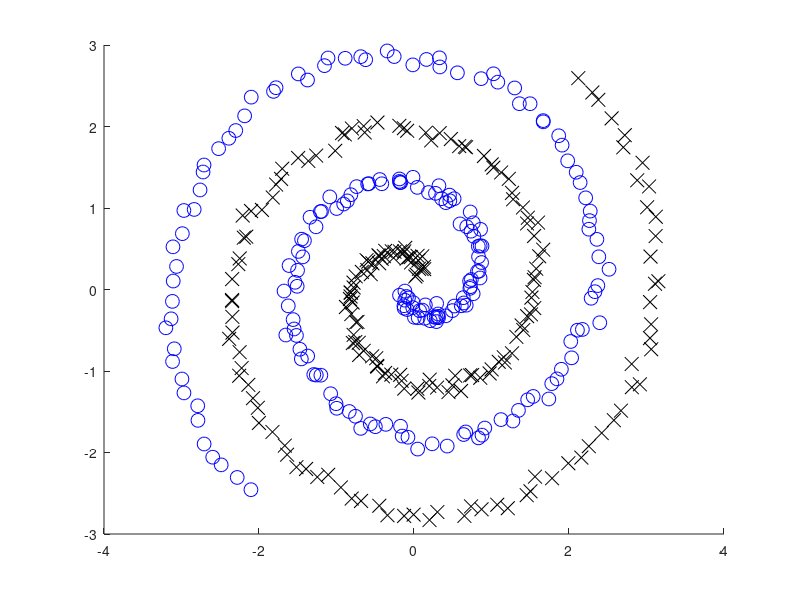

The MATLAB script that drew this image:
function [data,labels,R]=util_makeTrainData2(sig)
%% function [data,labels,observed,R]=makeTrainData2(O)
% Make a spiral dataset.
% Input:
%   Sig: Noise level in data (optional).
% Output:
%	data:  Actual 2d dataset.
%	labels: Labels for each point.
%	R: Region of space over which the dataset covers. For later plotting utils.
if(nargin==0)
    sig=0.05;
end
Neg_c = 200;    %Num points / class.
Neg = 400;      %Total num points.
N_c = 2;        %Num class.
data = zeros(Neg,N_c);
labels = zeros(Neg,1);

figure(1); clf; set(gcf,'Name','Training Data'); hold on;
R = 0.25;       %Radius.
a = 0; b = 0;   %Center.
%sig=0.05;       %Amount of noise.
idx = 1;
d = 4*pi/Neg_c; %Increment.
o=15;           %Offset to avoid a very complicated centre region.
%Difficulty depends alot on how far we start into the center.
for t = o*d:d:(Neg_c+(o-1))*d
    x = a+R*t*cos(t); y = b+R*t*sin(t);
    xn = x+randn*sig; yn=y+randn*sig;
    plot(xn, yn, 'kx','markersize',10);
    
    data(idx,:) = [xn,yn];
    labels(idx) = 1;
    idx = idx+1;
end
a = 0; b = 0.5/4;
%for t = o*d:d:(150+(o-1))*d
for t = o*d:d:(Neg_c+(o-1))*d
    x = a-R*t*cos(t); y = b-R*t*sin(t);  
    xn = x+randn*sig; yn=y+randn*sig;
    plot(xn, yn, 'bo','markersize',10);
    
    data(idx,:) = [xn,yn];
    labels(idx) = 2;
    idx = idx+1;
end

R = [-4,4,-4,4,0.1];